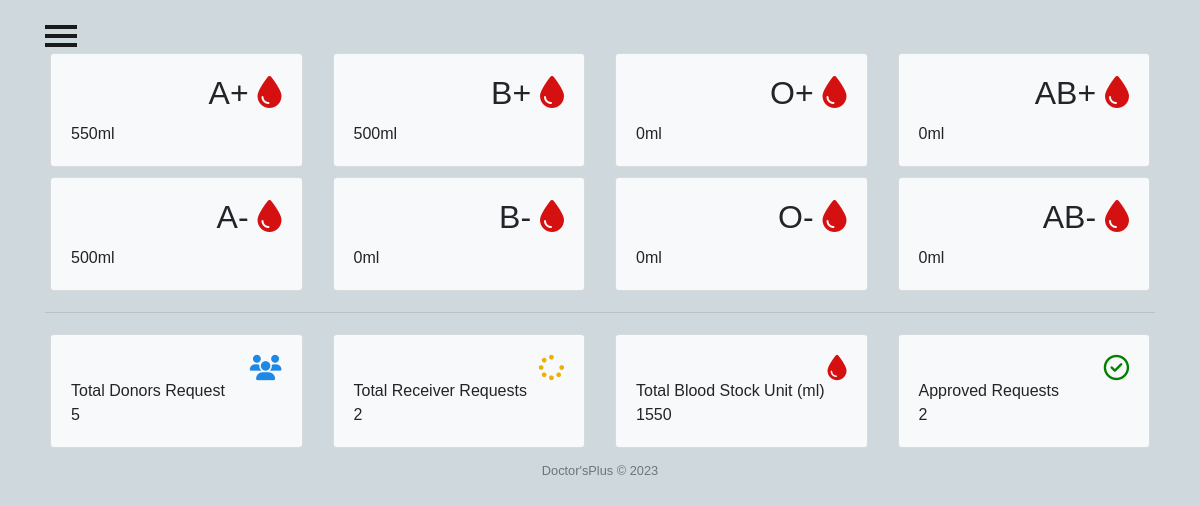
Screenshot of /admins/bloodbank_index/ with the database file from the repository.
### adminView/models.py (models this page shows, shortened)
class Stock(models.Model):
    bloodgroup=models.CharField(max_length=10)
    unit=models.PositiveIntegerField(default=0)

### adminView/views.py (the view)
# urls.py: path('bloodbank_index/', views.bloodbank_index, name='bloodbank_index'),
def bloodbank_index(request):
    totaldonors = DonationRequest.objects.count()
    totalrequest = ReceiverRequest.objects.count()
    totalbloodunit = Stock.objects.aggregate(total=Sum('unit')).get('total', 0)
    totalapprovedrequest = ReceiverRequest.objects.filter(
        is_approved='APPROVED').count()
    context = {
        'totaldonors': totaldonors,
        'totalrequest': totalrequest,
        'totalbloodunit': totalbloodunit,
        'totalapprovedrequest': totalapprovedrequest,
    }
    dict = {
        'bloodForm': forms.BloodForm(),
        'A1': models.Stock.objects.get(bloodgroup="A+"),
        'A2': models.Stock.objects.get(bloodgroup="A-"),
        'B1': models.Stock.objects.get(bloodgroup="B+"),
        'B2': models.Stock.objects.get(bloodgroup="B-"),
        'AB1': models.Stock.objects.get(bloodgroup="AB+"),
        'AB2': models.Stock.objects.get(bloodgroup="AB-"),
        'O1': models.Stock.objects.get(bloodgroup="O+"),
        'O2': models.Stock.objects.get(bloodgroup="O-"),
    }
    return render(request, 'admin/bloodbank_index.html', context={**context, **dict})

### Templates/admin/bloodbank_index.html (shortened to what this page needs)
{% load static %}
<html lang="en">
<head>
  <link rel="stylesheet" href="{% static 'CSS/admin.css'%}">
</head>
{% include "admin/side_nav_bar.html" %}
<body>
    <div class="container mt-5">
      <div class="row">
        <div class="col-sm-3">
          <div class="card bg-light">
            <div class="card-body">
              <div class="blood">
                <h2>A+ <i class="fas fa-tint"></i></h2>
              </div><br><br>
              <div>
                {{A1.unit}}ml
              </div>
            </div>
          </div>
        </div>
        <div class="col-sm-3">
          <div class="card bg-light">
            <div class="card-body">
              <div class="blood">
                <h2>B+ <i class="fas fa-tint"></i></h2>
              </div><br><br>
              <div>
                {{B1.unit}}ml
              </div>
            </div>
          </div>
        </div>
        <div class="col-sm-3">
          <div class="card bg-light">
            <div class="card-body">
              <div class="blood">
                <h2>O+ <i class="fas fa-tint"></i></h2>
              </div><br><br>
              <div>
                {{O1.unit}}ml
              </div>
            </div>
          </div>
        </div>
        <div class="col-sm-3">
          <div class="card bg-light">
            <div class="card-body">
              <div class="blood">
                <h2>AB+ <i class="fas fa-tint"></i></h2>
              </div><br><br>
              <div>
                {{AB1.unit}}ml
              </div>
            </div>
          </div>
        </div>
      </div>
      <div class="row">
        <div class="col-sm-3">
          <div class="card bg-light">
            <div class="card-body">
              <div class="blood">
                <h2>A- <i class="fas fa-tint"></i></h2>
              </div><br><br>
              <div>
                {{A2.unit}}ml
              </div>
            </div>
          </div>
        </div>
        <div class="col-sm-3">
          <div class="card bg-light">
            <div class="card-body">
              <div class="blood">
                <h2>B- <i class="fas fa-tint"></i></h2>
              </div><br><br>
              <div>
                {{B2.unit}}ml
              </div>
            </div>
          </div>
        </div>
        <div class="col-sm-3">
          <div class="card bg-light">
            <div class="card-body">
              <div class="blood">
                <h2>O- <i class="fas fa-tint"></i></h2>
              </div><br><br>
              <div>
                {{O2.unit}}ml
              </div>
            </div>
          </div>
        </div>
        <div class="col-sm-3">
          <div class="card bg-light">
            <div class="card-body">
              <div class="blood">
                <h2>AB- <i class="fas fa-tint"></i></h2>
              </div><br><br>
              <div>
                {{AB2.unit}}ml
              </div>
            </div>
          </div>
        </div>
      </div>
      <hr>
      <div class="row">
        <div class="col-sm-3">
          <div class="card bg-light">
            <div class="card-body">
              <div class="blood">
                <i class="fas fa-users" style="color: #1e88e5;"></i>
              </div><br>
              <div>
                Total Donors Request <br>
                {{totaldonors}}
              </div>
            </div>
          </div>
        </div>
        <div class="col-sm-3">
          <div class="card bg-light">
            <div class="card-body">
              <div class="blood">
                <i class="fas fa-spinner" style="color:#efb000;"></i>
              </div><br>
              <div>
                Total Receiver Requests <br>
                {{totalrequest}}
              </div>
            </div>
          </div>
        </div>
        <div class="col-sm-3">
          <div class="card bg-light">
            <div class="card-body">
              <div class="blood">
                <i class="fas fa-tint xyz" style="color:#d41010;"></i>
              </div><br>
              <div>
                Total Blood Stock Unit (ml) <br>
                {{totalbloodunit}}
              </div>
            </div>
          </div>
        </div>
        <div class="col-sm-3">
          <div class="card bg-light">
            <div class="card-body">
              <div class="blood">
                <i class="far fa-check-circle" style="color:green;"></i>
              </div><br>
              <div>
                Approved Requests <br>
                {{totalapprovedrequest}}
              </div>
            </div>
          </div>
        </div>
      </div>
    </div>
  <footer class="py-2">
    <div class="small text-center text-muted">Doctor'sPlus &copy; 2023</div>
</footer>
</body>
</html>

### static/CSS/admin.css (style rules this page uses)
.row { padding: 5px; }
.fa-tint { color: #d41010 }
.blood { float: right; }
.fa-users { color: blue; font-size: 3ex; }
.fa-spinner { color: blue; font-size: 3ex; }
.fa-check-circle { color: blue; font-size: 3ex; }
.xyz { color: blue; font-size: 3ex; }
* { margin: 0; padding: 0; box-sizing: border-box; list-style: none; text-decoration: none; font-family: 'Josefin Sans', sans-serif; }
body { background-color: #f3f5f9; }

### static/CSS/patientnav.css (style rules this page uses)
body { position: relative; overflow-x: hidden; background-color: #cfd8dc; }
body, html { height: 100%; }

### rows the page displays
Stock: unit "550"
Stock: unit "500"
Stock: unit "0"
Stock: unit "0"
Stock: unit "500"
Stock: unit "0"
Stock: unit "0"
Stock: unit "0"

### other values shown
{{ totaldonors }} "5"
{{ totalrequest }} "2"
{{ totalbloodunit }} "1550"
{{ totalapprovedrequest }} "2"
